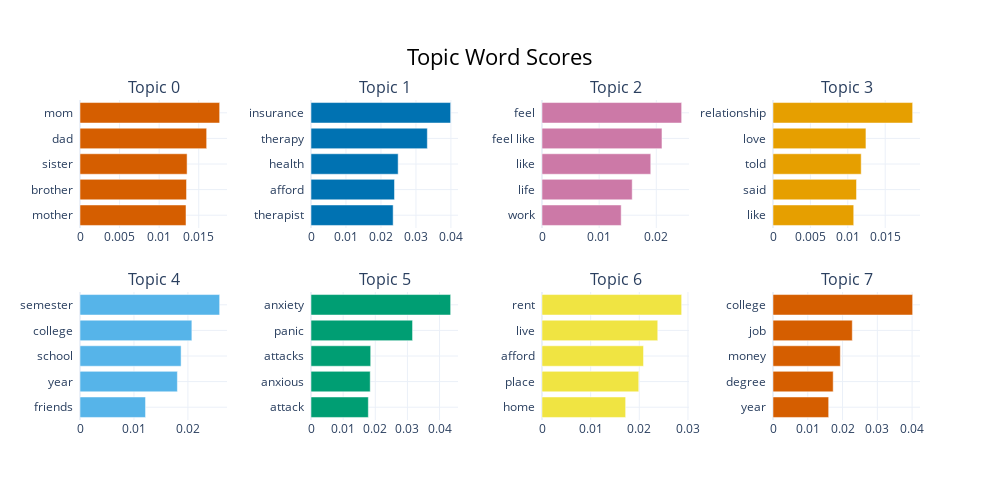

Write notebook code for a chart like this one.
### Code cell
topic_model_fin.visualize_barchart()

### Figure 1 — Plotly figure (JSON) as saved in the notebook; plotly's stock layout.template omitted (floating-point values rounded to 4 significant figures)
{"data": [{"marker": {"color": "#D55E00"}, "orientation": "h", "type": "bar", "x": [0.01339, 0.01346, 0.01353, 0.016, 0.01764], "xaxis": "x", "y": ["mother  ", "brother  ", "sister  ", "dad  ", "mom  "], "yaxis": "y"}, {"marker": {"color": "#0072B2"}, "orientation": "h", "type": "bar", "x": [0.02348, 0.02387, 0.02491, 0.03326, 0.03992], "xaxis": "x2", "y": ["therapist  ", "afford  ", "health  ", "therapy  ", "insurance  "], "yaxis": "y2"}, {"marker": {"color": "#CC79A7"}, "orientation": "h", "type": "bar", "x": [0.01386, 0.01579, 0.01903, 0.02099, 0.02444], "xaxis": "x3", "y": ["work  ", "life  ", "like  ", "feel like  ", "feel  "], "yaxis": "y3"}, {"marker": {"color": "#E69F00"}, "orientation": "h", "type": "bar", "x": [0.01079, 0.01117, 0.01179, 0.01243, 0.01867], "xaxis": "x4", "y": ["like  ", "said  ", "told  ", "love  ", "relationship  "], "yaxis": "y4"}, {"marker": {"color": "#56B4E9"}, "orientation": "h", "type": "bar", "x": [0.01215, 0.01805, 0.01874, 0.02073, 0.02589], "xaxis": "x5", "y": ["friends  ", "year  ", "school  ", "college  ", "semester  "], "yaxis": "y5"}, {"marker": {"color": "#009E73"}, "orientation": "h", "type": "bar", "x": [0.01784, 0.01843, 0.01858, 0.0316, 0.04345], "xaxis": "x6", "y": ["attack  ", "anxious  ", "attacks  ", "panic  ", "anxiety  "], "yaxis": "y6"}, {"marker": {"color": "#F0E442"}, "orientation": "h", "type": "bar", "x": [0.01719, 0.01989, 0.02087, 0.02379, 0.0287], "xaxis": "x7", "y": ["home  ", "place  ", "afford  ", "live  ", "rent  "], "yaxis": "y7"}, {"marker": {"color": "#D55E00"}, "orientation": "h", "type": "bar", "x": [0.01601, 0.01731, 0.01936, 0.0228, 0.04016], "xaxis": "x8", "y": ["year  ", "degree  ", "money  ", "job  ", "college  "], "yaxis": "y8"}], "layout": {"annotations": [{"font": {"size": 16}, "showarrow": false, "text": "Topic 0", "x": 0.0875, "xanchor": "center", "xref": "paper", "y": 1, "yanchor": "bottom", "yref": "paper"}, {"font": {"size": 16}, "showarrow": false, "text": "Topic 1", "x": 0.3625, "xanchor": "center", "xref": "paper", "y": 1, "yanchor": "bottom", "yref": "paper"}, {"font": {"size": 16}, "showarrow": false, "text": "Topic 2", "x": 0.6375, "xanchor": "center", "xref": "paper", "y": 1, "yanchor": "bottom", "yref": "paper"}, {"font": {"size": 16}, "showarrow": false, "text": "Topic 3", "x": 0.9125, "xanchor": "center", "xref": "paper", "y": 1, "yanchor": "bottom", "yref": "paper"}, {"font": {"size": 16}, "showarrow": false, "text": "Topic 4", "x": 0.0875, "xanchor": "center", "xref": "paper", "y": 0.4, "yanchor": "bottom", "yref": "paper"}, {"font": {"size": 16}, "showarrow": false, "text": "Topic 5", "x": 0.3625, "xanchor": "center", "xref": "paper", "y": 0.4, "yanchor": "bottom", "yref": "paper"}, {"font": {"size": 16}, "showarrow": false, "text": "Topic 6", "x": 0.6375, "xanchor": "center", "xref": "paper", "y": 0.4, "yanchor": "bottom", "yref": "paper"}, {"font": {"size": 16}, "showarrow": false, "text": "Topic 7", "x": 0.9125, "xanchor": "center", "xref": "paper", "y": 0.4, "yanchor": "bottom", "yref": "paper"}], "height": 500, "hoverlabel": {"bgcolor": "white", "font": {"family": "Rockwell", "size": 16}}, "showlegend": false, "title": {"font": {"color": "Black", "size": 22}, "text": "Topic Word Scores", "x": 0.5, "xanchor": "center", "yanchor": "top"}, "width": 1000, "xaxis": {"anchor": "y", "domain": [0, 0.175], "showgrid": true}, "xaxis2": {"anchor": "y2", "domain": [0.275, 0.45], "showgrid": true}, "xaxis3": {"anchor": "y3", "domain": [0.55, 0.725], "showgrid": true}, "xaxis4": {"anchor": "y4", "domain": [0.825, 1], "showgrid": true}, "xaxis5": {"anchor": "y5", "domain": [0, 0.175], "showgrid": true}, "xaxis6": {"anchor": "y6", "domain": [0.275, 0.45], "showgrid": true}, "xaxis7": {"anchor": "y7", "domain": [0.55, 0.725], "showgrid": true}, "xaxis8": {"anchor": "y8", "domain": [0.825, 1], "showgrid": true}, "yaxis": {"anchor": "x", "domain": [0.6, 1], "showgrid": true}, "yaxis2": {"anchor": "x2", "domain": [0.6, 1], "showgrid": true}, "yaxis3": {"anchor": "x3", "domain": [0.6, 1], "showgrid": true}, "yaxis4": {"anchor": "x4", "domain": [0.6, 1], "showgrid": true}, "yaxis5": {"anchor": "x5", "domain": [0, 0.4], "showgrid": true}, "yaxis6": {"anchor": "x6", "domain": [0, 0.4], "showgrid": true}, "yaxis7": {"anchor": "x7", "domain": [0, 0.4], "showgrid": true}, "yaxis8": {"anchor": "x8", "domain": [0, 0.4], "showgrid": true}}}
